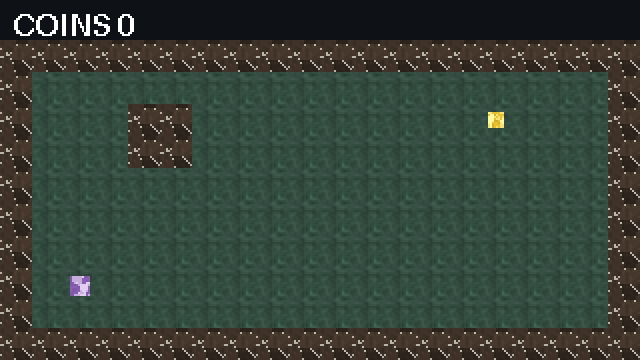
#> input picture examples/showcase-web/preview/frames/frame_00.png, 640 x 360 px; its folder holds only this picture in this run
$ python sprite_angles.py ../examples/showcase-web/preview/frames/frame_00.png --out out.png
#> lines starting #> are read from the running program, lines starting #| are printed output that depends on the picture
### lib/gst_read.py
"""Validated asset readers for the kit.

Bad or truncated input raises ``GstInputError`` with a specific message
(for example ``WAV fmt chunk missing`` or ``GLB chunk length exceeds file``).
``install_guards()`` wraps ``json.load`` / ``json.loads``, ``PIL.Image.open``,
``wave.open``, ``xml.etree.ElementTree.parse`` and text-mode ``open`` so tools
that call those libraries directly also raise ``GstInputError`` instead of a
raw decoder exception. ``cli_error.run`` installs the guards.
"""
from __future__ import annotations

import csv
import io
import json
import os
import struct
import wave
import xml.etree.ElementTree as ET

from gst_errors import GstInputError

_GUARDS_INSTALLED = False


# ---------------------------------------------------------------------------
# primitives
# ---------------------------------------------------------------------------

# [36 lines left out: functions open_text, parse_json_bytes, load_json, require_object, not called in this run]


# Stay under the fuzz child's 512 MiB address-space cap for RGBA
# (Pillow's default is ~179e6 pixels, which is over 512 MiB at 4 bytes/pixel).
DEFAULT_MAX_IMAGE_PIXELS = 64_000_000

# Decoder failures we wrap into GstInputError (plus DecompressionBombError by name).
_IMAGE_DECODER_EXC = (OSError, ValueError, SyntaxError, struct.error, EOFError, IndexError, MemoryError)


# [350 lines left out: functions _image_input_error, open_image, parse_xml, _wav_error_message, open_wav, read_wav_frames and 11 more, not called in this run]


# ---------------------------------------------------------------------------
# library guards (installed by cli_error.run)
# ---------------------------------------------------------------------------

def _guard_json():
    _load, _loads = json.load, json.loads

    # [18 lines left out: functions load, loads, not called in this run]

    json.load = load
    json.loads = loads


def _guard_image():
    try:
        from PIL import Image, ImageFile, UnidentifiedImageError
    except ImportError:
        return
    if getattr(Image, "MAX_IMAGE_PIXELS", None) is None or Image.MAX_IMAGE_PIXELS > DEFAULT_MAX_IMAGE_PIXELS:
        Image.MAX_IMAGE_PIXELS = DEFAULT_MAX_IMAGE_PIXELS
    _open = Image.open
    _img_load = ImageFile.ImageFile.load
    _seek = getattr(Image.Image, "seek", None)

    def open_img(*args, **kwargs):
        try:
            return _open(*args, **kwargs)
        except UnidentifiedImageError as e:
            raise GstInputError("image could not be identified") from e
        except GstInputError:
            raise
        except _IMAGE_DECODER_EXC as e:
            _image_input_error(e)
        except Exception as e:
            if type(e).__name__ == "DecompressionBombError":
                _image_input_error(e)
            raise

    def load_img(self, *args, **kwargs):
        try:
            return _img_load(self, *args, **kwargs)
        except GstInputError:
            raise
        except _IMAGE_DECODER_EXC as e:
            _image_input_error(e)
        except Exception as e:
            if type(e).__name__ == "DecompressionBombError":
                _image_input_error(e)
            raise

    # [14 lines left out: function seek_img, not called in this run]

    Image.open = open_img
    ImageFile.ImageFile.load = load_img
    if _seek is not None:
        Image.Image.seek = seek_img


def _guard_wave():
    _open = wave.open

    # [11 lines left out: function open_w, not called in this run]

    wave.open = open_w


def _guard_et():
    _parse = ET.parse
    _fromstring = ET.fromstring

    # [11 lines left out: functions parse, fromstring, not called in this run]

    ET.parse = parse
    ET.fromstring = fromstring
    # XML is an alias of fromstring in some versions
    if getattr(ET, "XML", None) is _fromstring or getattr(ET, "XML", None) is ET.fromstring:
        ET.XML = fromstring


def _guard_text_open():
    import builtins
    _open = builtins.open

    class _GuardedTextFile:
        def __init__(self, fh):
            self._fh = fh

        def read(self, *a, **k):
            try:
                return self._fh.read(*a, **k)
            except UnicodeDecodeError as e:
                raise GstInputError("file is not valid UTF-8") from e

        def readline(self, *a, **k):
            try:
                return self._fh.readline(*a, **k)
            except UnicodeDecodeError as e:
                raise GstInputError("file is not valid UTF-8") from e

        def readlines(self, *a, **k):
            try:
                return self._fh.readlines(*a, **k)
            except UnicodeDecodeError as e:
                raise GstInputError("file is not valid UTF-8") from e

        def __iter__(self):
            try:
                for line in self._fh:
                    yield line
            except UnicodeDecodeError as e:
                raise GstInputError("file is not valid UTF-8") from e

        def __enter__(self):
            self._fh.__enter__()
            return self

        def __exit__(self, *exc):
            return self._fh.__exit__(*exc)

        def __getattr__(self, name):
            return getattr(self._fh, name)

    def open_guarded(file, mode="r", *args, **kwargs):
        fh = _open(file, mode, *args, **kwargs)
        mode_s = str(mode) if mode is not None else "r"
        if "b" not in mode_s and "r" in mode_s:
            return _GuardedTextFile(fh)
        return fh

    builtins.open = open_guarded


def install_guards():
    """Wrap stdlib / Pillow decoders so they raise GstInputError. Idempotent."""
    global _GUARDS_INSTALLED
    if _GUARDS_INSTALLED:
        return
    _GUARDS_INSTALLED = True
    _guard_json()
    _guard_image()
    _guard_wave()
    _guard_et()
    _guard_text_open()

### lib/cli_error.py
"""One-line error wrapper for tool entry points.

Tools must exit 0, 1 or 2 and must not print a Python traceback. Wrap the
`main` function:

    if __name__ == "__main__":
        sys.path.insert(0, os.path.join(os.path.dirname(os.path.abspath(__file__)), "..", "lib"))
        import cli_error
        sys.exit(cli_error.run(main))

`run` catches every Exception (not SystemExit or KeyboardInterrupt), prints a
single line (`TypeName: first line of the message`, truncated) to stderr, and
returns 1. argparse usage errors still exit 2.

GST_DEBUG=1 re-raises the exception so the full traceback is visible (used by
the fuzz classifier and by developers). GstInputError from shared readers is a
validated input failure, not a generic-wrapper hit.
"""
from __future__ import annotations

import os, sys

LIMIT = 240


def debug_enabled() -> bool:
    v = os.environ.get("GST_DEBUG", "")
    return v not in ("", "0", "false", "False", "no", "NO")


# [16 lines left out: functions format_error, _is_input_error, not called in this run]


def run(main, argv=None) -> int:
    try:
        from gst_read import install_guards
        install_guards()
    except ImportError:
        pass
    try:
        rc = main() if argv is None else main(argv)
        if rc is None:
            return 0
        if isinstance(rc, int):
            return rc
        print(rc, file=sys.stderr)
        return 1
    except SystemExit as e:
        if e.code is None:
            return 0
        if isinstance(e.code, int):
            return e.code
        print(e.code, file=sys.stderr)
        return 1
    except KeyboardInterrupt:
        print("KeyboardInterrupt", file=sys.stderr)
        return 130
    except Exception as e:
        if debug_enabled():
            raise
        print(format_error(e), file=sys.stderr)
        # 1 = validated input error or generic wrapper; callers inspect the type
        # name on stderr. GstInputError is printed as "GstInputError: ...".
        return 1

### sprite-angles/sprite_angles.py
#!/usr/bin/env python3
"""sprite-angles: bake a sprite at N rotation angles (8-dir / 16-dir, or any --angles count) as a sheet plus atlas JSON.
Angle 0 is the original orientation; further frames rotate clockwise (use --ccw to go the other way) in equal steps
of 360/N degrees. Each frame is drawn onto a canvas large enough for the diagonal so nothing is clipped, with the
pivot at the centre (or --pivot feet / top-left). Nearest-neighbour by default (--linear for smooth). The atlas JSON
follows the same frame/spriteSourceSize/sourceSize layout as atlas-pack.
"""
import argparse, os, json, math, sys

from PIL import Image

def pack(frames, pad=1):
    w, h = frames[0].size
    # one row if few, otherwise a near-square grid
    cols = len(frames) if len(frames) <= 8 else math.ceil(math.sqrt(len(frames)))
    rows = math.ceil(len(frames) / cols)
    sheet = Image.new("RGBA", (cols * (w + pad) - pad, rows * (h + pad) - pad), (0, 0, 0, 0))
    recs = []
    for i, im in enumerate(frames):
        x, y = (i % cols) * (w + pad), (i // cols) * (h + pad)
        sheet.paste(im, (x, y))
        recs.append((x, y, im.width, im.height))
    return sheet, recs


def rotate_frame(im, deg, pivot, resample):
    """Rotate around the named pivot and paste onto a diagonal-sized canvas, centred on that pivot."""
    w, h = im.size
    if pivot == "feet": px, py = w / 2, h
    elif pivot == "top-left": px, py = 0, 0
    else: px, py = w / 2, h / 2
    side = int(math.ceil(math.hypot(w, h))) + 2
    canvas = Image.new("RGBA", (side, side), (0, 0, 0, 0))
    # place so pivot lands at the canvas centre
    canvas.paste(im, (int(round(side / 2 - px)), int(round(side / 2 - py))), im)
    return canvas.rotate(-deg, resample=resample, expand=False, fillcolor=(0, 0, 0, 0), center=(side / 2, side / 2))


def main(argv=None):
    ap = argparse.ArgumentParser(description="Bake a sprite at N rotation angles as a sheet plus atlas JSON.")
    ap.add_argument("image"); ap.add_argument("-o", "--out", required=True, help="output sheet PNG (JSON is this path with .json)")
    ap.add_argument("--angles", type=int, default=8); ap.add_argument("--ccw", action="store_true")
    ap.add_argument("--linear", action="store_true"); ap.add_argument("--pivot", choices=("centre", "center", "feet", "top-left"), default="centre")
    ap.add_argument("--prefix", help="frame name prefix (default: image stem)")
    ap.add_argument("--pad", type=int, default=1)
    ap.add_argument("--in-place", action="store_true", help="allow overwriting the input")
    a = ap.parse_args(argv)
    if getattr(a, 'out', None) and os.path.abspath(a.out) == os.path.abspath(a.image) and not a.in_place:
        sys.exit("refusing to overwrite the input; pick a different -o or pass --in-place")
    if a.angles < 1: sys.exit("--angles must be >= 1")
    im = Image.open(a.image).convert("RGBA")
#> in open_img, returned value is the input picture: PIL image 640x360 RGBA; mean R, G, B, A 53.7, 66.4, 57.2, 255
    pivot = "centre" if a.pivot == "center" else a.pivot
    resample = Image.BILINEAR if a.linear else Image.NEAREST
    step = 360.0 / a.angles
    frames, angles = [], []
    for i in range(a.angles):
        deg = (-i if a.ccw else i) * step
        frames.append(rotate_frame(im, deg, pivot, resample)); angles.append(deg % 360)
    # make every frame the same size (they already are: diagonal canvas)
    sheet, recs = pack(frames, a.pad)
    prefix = a.prefix or os.path.splitext(os.path.basename(a.image))[0]
    atlas = {"frames": {}, "meta": {"image": os.path.basename(a.out), "size": {"w": sheet.width, "h": sheet.height},
                                    "angles": angles, "pivot": pivot, "scale": "1"}}
    for i, ((x, y, w, h), deg) in enumerate(zip(recs, angles)):
        name = f"{prefix}_{i:03d}"
        atlas["frames"][name] = {"frame": {"x": x, "y": y, "w": w, "h": h}, "rotated": False, "trimmed": False,
                                 "spriteSourceSize": {"x": 0, "y": 0, "w": w, "h": h},
                                 "sourceSize": {"w": w, "h": h}, "angle": deg}
    os.makedirs(os.path.dirname(os.path.abspath(a.out)) or ".", exist_ok=True)
    sheet.save(a.out)
    js = os.path.splitext(a.out)[0] + ".json"; json.dump(atlas, open(js, "w"), indent=1)
    print(f"{a.angles} angle(s), sheet {sheet.width}x{sheet.height} -> {a.out}, {js}")
    return 0


if __name__ == "__main__":
    sys.path.insert(0, os.path.join(os.path.dirname(os.path.abspath(__file__)), "..", "lib"))
    import cli_error
    sys.exit(cli_error.run(main))
#> after the loop in main, `for i in range(a.angles):`: angles = [0, 45, 90, 135, 180, 225, 270, 315]; frames = 8 items
#> in pack, `cols = len(frames) if len(frames) <= 8 else math.ceil(math.sqrt(len(fr..`: cols = 8
#> in pack, `rows = math.ceil(len(frames) / cols)`: rows = 1
#> in pack, `sheet = Image.new("RGBA", (cols * (w + pad) - pad, rows * (h + pad) - ..`: sheet: PIL image 5903x737 RGBA; every value is 0
#> the loop in pack, `for i, im in enumerate(frames):` made 8 passes
#> x on passes 1 to 8: 0, 738, 1476, 2214, 2952, 3690, 4428, 5166
#> after the loop in pack, `for i, im in enumerate(frames):`:
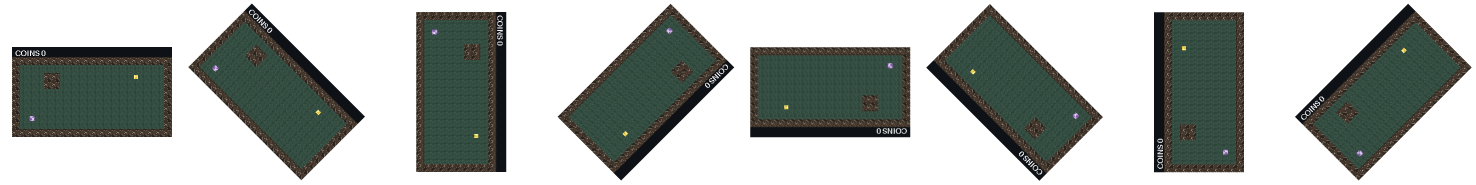
#> sheet: PIL image 5903x737 RGBA (shown at 1/4 size); mean R, G, B, A 22.7, 28.1, 24.2, 108; transparent parts drawn white
#> after the loop in pack, `for i, im in enumerate(frames):`: recs = [(0, 0, 737, 737), (738, 0, 737, 737), (1476, 0, 737, 737), (2214, 0, 737, 737), (2952, 0, 737, 737), (3690, 0, 737, 737), (4428, 0, 737, 737), (5166, 0, 737, 737)]
#> the loop in main, `for i, ((x, y, w, h), deg) in enumerate(zip(recs, angles)):` made 8 passes
#> (x, deg, name) on passes 1 to 8: (0, 0, 'frame_00_000'), (738, 45, 'frame_00_001'), (1476, 90, 'frame_00_002'), (2214, 135, 'frame_00_003'), (2952, 180, 'frame_00_004'), (3690, 225, 'frame_00_005'), (4428, 270, 'frame_00_006'), (5166, 315, 'frame_00_007')
#> after the loop in main, `for i, ((x, y, w, h), deg) in enumerate(zip(recs, angles)):`: atlas = 2 items
#| 8 angle(s), sheet 5903x737 -> out.png, out.json
#> (the program exits here)
